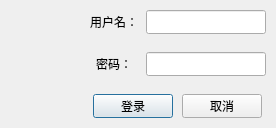
<?xml version="1.0" encoding="UTF-8"?>
<ui version="4.0">
 <class>UserLoginDlg</class>
 <widget class="QDialog" name="UserLoginDlg">
  <property name="geometry">
   <rect>
    <x>0</x>
    <y>0</y>
    <width>276</width>
    <height>128</height>
   </rect>
  </property>
  <property name="windowTitle">
   <string>用户登录</string>
  </property>
  <property name="modal">
   <bool>true</bool>
  </property>
  <layout class="QHBoxLayout" name="horizontalLayout_4">
   <property name="spacing">
    <number>16</number>
   </property>
   <property name="leftMargin">
    <number>8</number>
   </property>
   <property name="topMargin">
    <number>8</number>
   </property>
   <property name="rightMargin">
    <number>8</number>
   </property>
   <property name="bottomMargin">
    <number>8</number>
   </property>
   <item>
    <widget class="QLabel" name="label_3">
     <property name="minimumSize">
      <size>
       <width>64</width>
       <height>64</height>
      </size>
     </property>
     <property name="maximumSize">
      <size>
       <width>64</width>
       <height>64</height>
      </size>
     </property>
     <property name="styleSheet">
      <string notr="true">background-image: url(:/CTCProject/icon/icon-64.png);</string>
     </property>
     <property name="text">
      <string/>
     </property>
    </widget>
   </item>
   <item>
    <layout class="QVBoxLayout" name="verticalLayout">
     <property name="spacing">
      <number>16</number>
     </property>
     <item>
      <layout class="QHBoxLayout" name="horizontalLayout" stretch="0,1">
       <property name="spacing">
        <number>8</number>
       </property>
       <item>
        <widget class="QLabel" name="label">
         <property name="minimumSize">
          <size>
           <width>48</width>
           <height>24</height>
          </size>
         </property>
         <property name="maximumSize">
          <size>
           <width>48</width>
           <height>24</height>
          </size>
         </property>
         <property name="text">
          <string>用户名：</string>
         </property>
         <property name="alignment">
          <set>Qt::AlignCenter</set>
         </property>
        </widget>
       </item>
       <item>
        <widget class="QLineEdit" name="nameEdit">
         <property name="minimumSize">
          <size>
           <width>120</width>
           <height>24</height>
          </size>
         </property>
         <property name="maximumSize">
          <size>
           <width>120</width>
           <height>24</height>
          </size>
         </property>
        </widget>
       </item>
      </layout>
     </item>
     <item>
      <layout class="QHBoxLayout" name="horizontalLayout_2" stretch="0,0">
       <property name="spacing">
        <number>8</number>
       </property>
       <item>
        <widget class="QLabel" name="label_2">
         <property name="minimumSize">
          <size>
           <width>48</width>
           <height>24</height>
          </size>
         </property>
         <property name="maximumSize">
          <size>
           <width>48</width>
           <height>24</height>
          </size>
         </property>
         <property name="text">
          <string>密码：</string>
         </property>
         <property name="alignment">
          <set>Qt::AlignCenter</set>
         </property>
        </widget>
       </item>
       <item>
        <widget class="QLineEdit" name="passwordEdit">
         <property name="minimumSize">
          <size>
           <width>120</width>
           <height>24</height>
          </size>
         </property>
         <property name="maximumSize">
          <size>
           <width>120</width>
           <height>24</height>
          </size>
         </property>
         <property name="text">
          <string/>
         </property>
         <property name="frame">
          <bool>true</bool>
         </property>
         <property name="echoMode">
          <enum>QLineEdit::Password</enum>
         </property>
         <property name="dragEnabled">
          <bool>false</bool>
         </property>
         <property name="readOnly">
          <bool>false</bool>
         </property>
         <property name="clearButtonEnabled">
          <bool>false</bool>
         </property>
        </widget>
       </item>
      </layout>
     </item>
     <item>
      <layout class="QHBoxLayout" name="horizontalLayout_3">
       <item>
        <widget class="QPushButton" name="loginBtn">
         <property name="minimumSize">
          <size>
           <width>80</width>
           <height>24</height>
          </size>
         </property>
         <property name="maximumSize">
          <size>
           <width>80</width>
           <height>24</height>
          </size>
         </property>
         <property name="text">
          <string>登录</string>
         </property>
        </widget>
       </item>
       <item>
        <widget class="QPushButton" name="cancelBtn">
         <property name="minimumSize">
          <size>
           <width>80</width>
           <height>24</height>
          </size>
         </property>
         <property name="maximumSize">
          <size>
           <width>80</width>
           <height>24</height>
          </size>
         </property>
         <property name="text">
          <string>取消</string>
         </property>
        </widget>
       </item>
      </layout>
     </item>
    </layout>
   </item>
  </layout>
 </widget>
 <layoutdefault spacing="6" margin="11"/>
 <resources>
  <include location="../../Resource.qrc"/>
 </resources>
 <connections/>
</ui>
